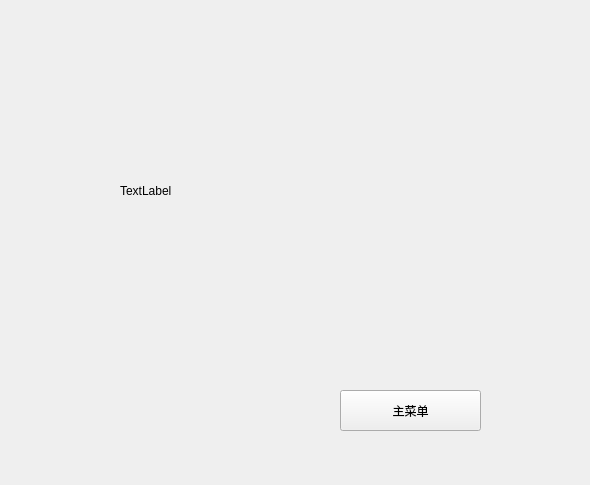
<?xml version="1.0" encoding="UTF-8"?>
<ui version="4.0">
 <class>TimesWidget</class>
 <widget class="QWidget" name="TimesWidget">
  <property name="geometry">
   <rect>
    <x>0</x>
    <y>0</y>
    <width>590</width>
    <height>485</height>
   </rect>
  </property>
  <property name="windowTitle">
   <string>Form</string>
  </property>
  <widget class="QLabel" name="textlabel">
   <property name="geometry">
    <rect>
     <x>120</x>
     <y>140</y>
     <width>341</width>
     <height>101</height>
    </rect>
   </property>
   <property name="text">
    <string>TextLabel</string>
   </property>
  </widget>
  <widget class="QPushButton" name="returnButton">
   <property name="geometry">
    <rect>
     <x>340</x>
     <y>390</y>
     <width>141</width>
     <height>41</height>
    </rect>
   </property>
   <property name="text">
    <string>主菜单</string>
   </property>
  </widget>
 </widget>
 <resources/>
 <connections/>
</ui>
